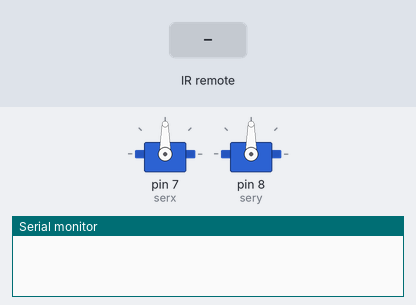
Bench run of a sketch on a simulated Arduino Uno, built with avr-gcc and run on an emulated ATmega328P. Parts: 2 × servo, the last lines printed to the serial monitor. The test bench sets the inputs (shaded band).

Above: at 1.2 s.
1.3 s: infrared code 0xFF18E7 received
At 2.4 s:
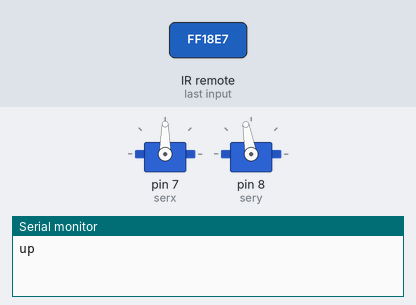
2.8 s: infrared code 0xFF5AA5 received
At 3.5 s:
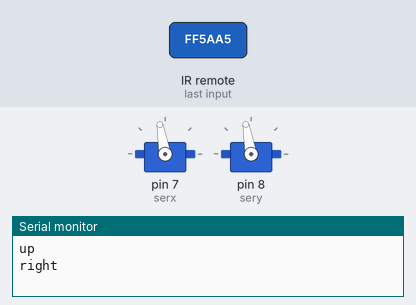
4.3 s: infrared code 0xFF4AB5 received
At 4.6 s:
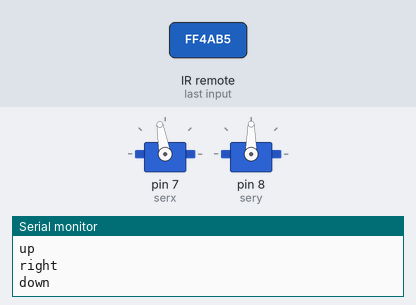
Timing chart, 0 to 7.3 s (numbered marks = the images above; inputs shaded):
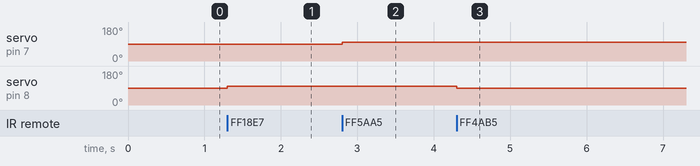

The sketch:

ir.ino
```cpp
#include <IRremote.h>
#include <Servo.h>

Servo serx;
Servo sery;

int RECV_PIN = 11;
IRrecv irrecv(RECV_PIN);
decode_results results;
const unsigned long int repeat = 4294967295;
const int repeat2 = 0;
unsigned long int data;
unsigned long int up = 16718055;
unsigned long int down = 16730805;
unsigned long int left = 16716015;
unsigned long int right = 16734885;

int xpos = 90;
int ypos = 90;

int speed = 10;

void setup() {

  serx.attach(7);
  sery.attach(8);
  Serial.begin(9600);
  irrecv.enableIRIn(); // Start the receiver
}

void loop() {
  if (irrecv.decode(&results)) {
    if (results.value != repeat) {
      data = results.value;
    }
    if (data == up) {
      Serial.println("up");
      ypos = ypos + speed;
      sery.write(ypos);
    }
    if (data == down) {
      Serial.println("down");
      ypos = ypos - speed;
      sery.write(ypos);
    }
    if (data == left) {
      Serial.println("left");
      xpos = xpos - speed;
      serx.write(xpos);
    }
    if (data == right) {
      Serial.println("right");
      xpos = xpos + speed;
      serx.write(xpos);
    }

    irrecv.resume(); // Receive the next value
  }
}
```

Measured:
- after the input at 1.3 s, servo on pin 8 (sery): 90° → 100° at once
- after the input at 2.8 s, servo on pin 7 (serx): 90° → 100° at once
- after the input at 4.3 s, servo on pin 8 (sery): 100° → 90° at once
